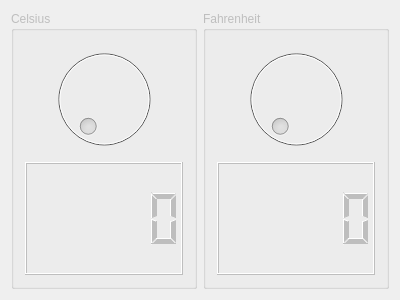
<?xml version="1.0" encoding="UTF-8"?>
<ui version="4.0">
 <class>ConverterWidget</class>
 <widget class="QWidget" name="ConverterWidget">
  <property name="enabled">
   <bool>false</bool>
  </property>
  <property name="geometry">
   <rect>
    <x>0</x>
    <y>0</y>
    <width>400</width>
    <height>300</height>
   </rect>
  </property>
  <property name="windowTitle">
   <string>ConverterWidget</string>
  </property>
  <layout class="QGridLayout" name="gridLayout">
   <item row="0" column="0">
    <layout class="QHBoxLayout" name="horizontalLayout">
     <item>
      <widget class="QGroupBox" name="groupBox">
       <property name="title">
        <string>Celsius</string>
       </property>
       <layout class="QVBoxLayout" name="verticalLayout">
        <item>
         <widget class="QDial" name="dialCelsius"/>
        </item>
        <item>
         <widget class="QLCDNumber" name="LCD_Celsius"/>
        </item>
       </layout>
      </widget>
     </item>
     <item>
      <widget class="QGroupBox" name="groupBox_2">
       <property name="title">
        <string>Fahrenheit</string>
       </property>
       <layout class="QVBoxLayout" name="verticalLayout_2">
        <item>
         <widget class="QDial" name="dialFahrenheit"/>
        </item>
        <item>
         <widget class="QLCDNumber" name="LCD_Fahrenheit"/>
        </item>
       </layout>
      </widget>
     </item>
    </layout>
   </item>
  </layout>
 </widget>
 <layoutdefault spacing="6" margin="11"/>
 <resources/>
 <connections/>
</ui>
